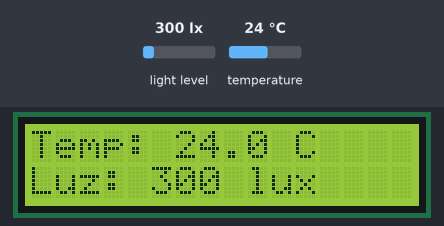
The program below on a simulated ESP32. Shown: 16×2 character LCD. The inputs (shaded band) are chosen by the test bench; at power-on: light level 300 lx, temperature 24 °C. WiFi joins after 1.5 s; servers stay silent unless stated; no MQTT or app messages arrive unless stated; what the program prints to the serial monitor is not drawn.

Above: at 10.9 s.
11.0 s: light level set to 40 lx
At 15.7 s:
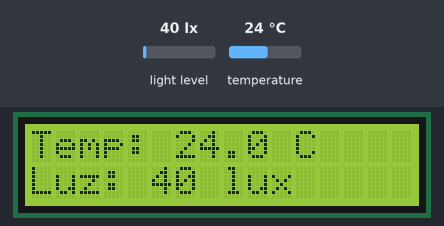
16.8 s: temperature set to 4 °C
At 20.7 s:
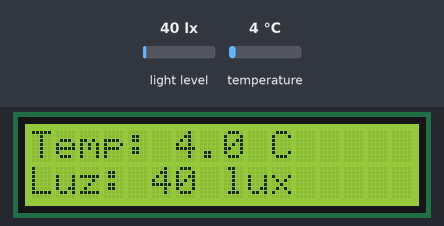
22.1 s: light level set to 1000 lx
At 25.8 s:
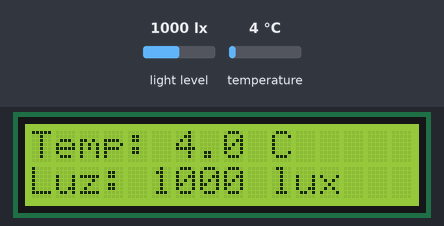
27.4 s: temperature set to 12 °C
At 30.8 s:
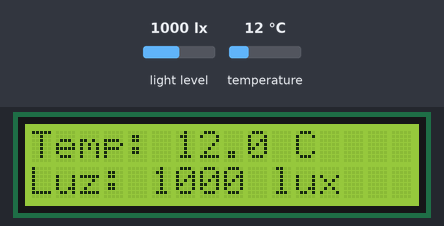
32.7 s: light level set to 500 lx
At 35.8 s:
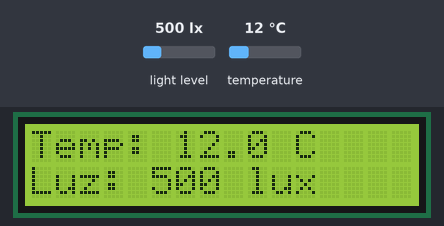
38.0 s: temperature set to 19 °C
At 40.8 s:
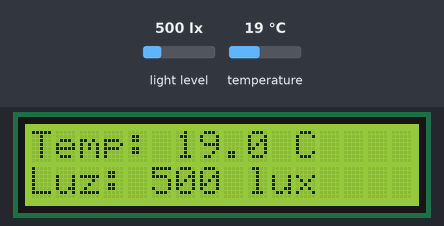
Timing chart, 0 to 42.3 s (numbered marks = the images above; inputs shaded):
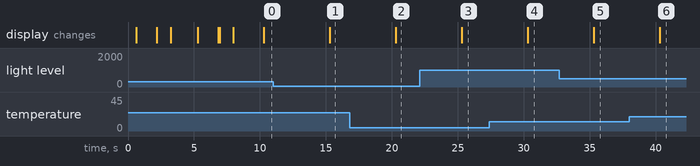

Measured:
- after the input at 11.0 s, the display: changes after 4.3 s (image 1)
- after the input at 16.8 s, the display: changes after 3.5 s (image 2)
- after the input at 22.1 s, the display: changes after 3.2 s (image 3)
- after the input at 27.4 s, the display: changes after 2.9 s (image 4)
- after the input at 32.7 s, the display: changes after 2.6 s (image 5)
- after the input at 38.0 s, the display: changes after 2.3 s (image 6)

The program:

main.cpp
```cpp
// ============================================================
//  MONITOR DE MICROALGAS — DS18B20 + BH1750 + LCD16x2 + MQTT
//  Plataforma : ESP32 / PlatformIO
//  Red        : WPA2-Enterprise (PEAP) — wTEC
// ============================================================

#include <Arduino.h>
#include <WiFi.h>
#include "esp_wpa2.h"
#include <PubSubClient.h>
#include <OneWire.h>
#include <DallasTemperature.h>
#include <Wire.h>
#include <BH1750.h>
#include <LiquidCrystal_I2C.h>

// ============================================================
//  CONFIGURACIÓN
// ============================================================

// ── WiFi WPA2-Enterprise ─────────────────────────────────────
const char* WIFI_SSID     = "wTEC";
const char* EAP_IDENTITY  = "usuario_tec";
const char* EAP_PASSWORD  = "password_tec";

// ── Broker MQTT ───────────────────────────────────────────────
const char* MQTT_BROKER    = "broker.hivemq.com";
const int   MQTT_PORT      = 1883;
const char* MQTT_CLIENT_ID = "microalgas_esp32_001";

// ── Topics MQTT ─────────────────────────────────────────────── //Temporalmente públicos
const char* TOPIC_TEMPERATURA = "microalgas/001/cib/tec/temperatura";
const char* TOPIC_LUZ         = "microalgas/001/cib/tec/luz";
const char* TOPIC_ESTADO      = "microalgas/001/cib/tec/estado";

// ── Pines ─────────────────────────────────────────────────────
#define PIN_DS18B20  4
#define PIN_SDA      21
#define PIN_SCL      22

// ── Intervalos y timeouts ─────────────────────────────────────
const unsigned long INTERVALO_MS     = 5000;
const unsigned long MQTT_RETRY_MS    = 3000;
const int           WIFI_TIMEOUT_SEG = 30;
const int           MQTT_MAX_FALLOS  = 5;

// ============================================================
//  OBJETOS GLOBALES
// ============================================================
WiFiClient        wifiClient;
PubSubClient      mqtt(wifiClient);
OneWire           oneWire(PIN_DS18B20);
DallasTemperature ds18b20(&oneWire);
BH1750            bh1750;
LiquidCrystal_I2C lcd(0x27, 16, 2);

unsigned long ultimaPublicacion  = 0;
unsigned long ultimoReconectMQTT = 0;
int           fallosMQTT         = 0;

// ============================================================
//  LCD — helpers
// ============================================================
void lcdLinea(uint8_t fila, const char* texto) {
  lcd.setCursor(0, fila);
  lcd.print("                ");
  lcd.setCursor(0, fila);
  lcd.print(texto);
}

void lcdError(const char* detalle) {
  lcdLinea(0, "! ERROR");
  lcdLinea(1, detalle);
}

// ============================================================
//  WIFI — WPA2-Enterprise PEAP
// ============================================================
void conectarWiFi() {
  Serial.println("\n[WiFi] Conectando a wTEC (PEAP)...");
  lcdLinea(0, "Conectando WiFi");
  lcdLinea(1, "wTEC PEAP...");

  WiFi.disconnect(true);
  WiFi.mode(WIFI_STA);

  esp_wifi_sta_wpa2_ent_set_identity(
    (uint8_t*)EAP_IDENTITY, strlen(EAP_IDENTITY));
  esp_wifi_sta_wpa2_ent_set_username(
    (uint8_t*)EAP_IDENTITY, strlen(EAP_IDENTITY));
  esp_wifi_sta_wpa2_ent_set_password(
    (uint8_t*)EAP_PASSWORD, strlen(EAP_PASSWORD));

  esp_wifi_sta_wpa2_ent_enable();
  WiFi.begin(WIFI_SSID);

  int intentos = 0;
  while (WiFi.status() != WL_CONNECTED && intentos < WIFI_TIMEOUT_SEG) {
    delay(1000);
    Serial.print(".");
    intentos++;
  }

  if (WiFi.status() == WL_CONNECTED) {
    Serial.printf("\n[WiFi] ✓ IP: %s\n", WiFi.localIP().toString().c_str());
    Serial.printf("[WiFi] RSSI: %d dBm\n", WiFi.RSSI());
    lcdLinea(0, "WiFi OK");
    lcdLinea(1, WiFi.localIP().toString().c_str());
    delay(1500);
  } else {
    Serial.println("\n[WiFi] ✗ Sin conexion. Reiniciando...");
    Serial.println("[WiFi] Verificar: credenciales o registro MAC en TI");
    lcdError("Sin WiFi wTEC");
    delay(2000);
    ESP.restart();
  }
}

// ============================================================
//  MQTT
// ============================================================
bool conectarMQTT() {
  Serial.printf("[MQTT] Conectando a %s... ", MQTT_BROKER);
  lcdLinea(0, "Conectando MQTT");
  lcdLinea(1, MQTT_BROKER);

  bool ok = mqtt.connect(
    MQTT_CLIENT_ID,
    nullptr, nullptr,
    TOPIC_ESTADO, 1, true, "offline"
  );

  if (ok) {
    mqtt.publish(TOPIC_ESTADO, "online", true);
    Serial.println("✓");
    lcdLinea(0, "MQTT OK");
    lcdLinea(1, "");
    delay(1000);
    fallosMQTT = 0;
  } else {
    Serial.printf("✗ (codigo: %d)\n", mqtt.state());
    char buf[16];
    snprintf(buf, sizeof(buf), "Fallo cod:%d", mqtt.state());
    lcdError(buf);
  }
  return ok;
}

void verificarConexiones() {
  if (WiFi.status() != WL_CONNECTED) {
    Serial.println("[WiFi] Conexion perdida. Reconectando...");
    lcdError("WiFi perdido");
    conectarWiFi();
  }

  if (!mqtt.connected()) {
    unsigned long ahora = millis();
    if (ahora - ultimoReconectMQTT >= MQTT_RETRY_MS) {
      ultimoReconectMQTT = ahora;

      if (conectarMQTT()) {
        fallosMQTT = 0;
      } else {
        fallosMQTT++;
        Serial.printf("[MQTT] Fallo %d/%d\n", fallosMQTT, MQTT_MAX_FALLOS);
        char buf[16];
        snprintf(buf, sizeof(buf), "MQTT %d/%d", fallosMQTT, MQTT_MAX_FALLOS);
        lcdError(buf);
        if (fallosMQTT >= MQTT_MAX_FALLOS) {
          Serial.println("[MQTT] Reiniciando ESP32...");
          lcdError("Reiniciando...");
          delay(1500);
          ESP.restart();
        }
      }
    }
  }
}

// ============================================================
//  SENSORES
// ============================================================
float leerTemperatura() {
  ds18b20.requestTemperatures();
  float t = ds18b20.getTempCByIndex(0);
  if (t == DEVICE_DISCONNECTED_C) {
    Serial.println("[DS18B20] ✗ Sensor desconectado");
    return NAN;
  }
  return t;
}

float leerLuz() {
  float lux = bh1750.readLightLevel();
  if (lux < 0) {
    Serial.println("[BH1750] ✗ Error de lectura");
    return NAN;
  }
  return lux;
}

// ============================================================
//  LCD — pantalla principal
// ============================================================
void mostrarMediciones(float temp, float luz) {
  if (isnan(temp)) {
    lcdLinea(0, "Temp: ERROR");
  } else {
    char buf[16];
    snprintf(buf, sizeof(buf), "Temp: %.1f C", temp);
    lcdLinea(0, buf);
  }

  if (isnan(luz)) {
    lcdLinea(1, "Luz: ERROR");
  } else {
    char buf[16];
    if (luz >= 10000)
      snprintf(buf, sizeof(buf), "Luz:%.1f klux", luz / 1000.0);
    else
      snprintf(buf, sizeof(buf), "Luz: %.0f lux", luz);
    lcdLinea(1, buf);
  }
}

// ============================================================
//  PUBLICACIÓN MQTT
// ============================================================
void publicarDatos(float temperatura, float luz) {
  char payload[16];

  if (!isnan(temperatura)) {
    dtostrf(temperatura, 5, 2, payload);
    mqtt.publish(TOPIC_TEMPERATURA, payload);
    Serial.printf("[MQTT] Temperatura: %s C\n", payload);
  } else {
    mqtt.publish(TOPIC_TEMPERATURA, "error");
  }

  if (!isnan(luz)) {
    dtostrf(luz, 7, 2, payload);
    mqtt.publish(TOPIC_LUZ, payload);
    Serial.printf("[MQTT] Luz: %s lux\n", payload);
  } else {
    mqtt.publish(TOPIC_LUZ, "error");
  }
}

// ============================================================
//  SETUP
// ============================================================
void setup() {
  Serial.begin(115200);
  delay(500);

  Wire.begin(PIN_SDA, PIN_SCL);
  lcd.init();
  lcd.backlight();
  lcdLinea(0, "Iniciando...");
  lcdLinea(1, "Monitor Algas");
  delay(1500);

  if (bh1750.begin(BH1750::CONTINUOUS_HIGH_RES_MODE)) {
    Serial.println("[BH1750]  ✓ Listo");
    lcdLinea(1, "BH1750 OK");
  } else {
    Serial.println("[BH1750]  ✗ Error");
    lcdError("BH1750 fallo");
    delay(2000);
  }

  ds18b20.begin();
  int sensores = ds18b20.getDeviceCount();
  Serial.printf("[DS18B20] ✓ %d sensor(es)\n", sensores);
  if (sensores == 0) {
    lcdError("DS18B20 fallo");
    delay(2000);
  } else {
    lcdLinea(1, "DS18B20 OK");
    delay(1000);
  }

  mqtt.setServer(MQTT_BROKER, MQTT_PORT);
  mqtt.setKeepAlive(60);
  conectarWiFi();
  conectarMQTT();

  Serial.println("=== Sistema listo ===\n");
  lcdLinea(0, "Sistema listo");
  lcdLinea(1, "");
  delay(1500);
}

// ============================================================
//  LOOP
// ============================================================
void loop() {
  verificarConexiones();
  mqtt.loop();

  unsigned long ahora = millis();
  if (ahora - ultimaPublicacion >= INTERVALO_MS) {
    ultimaPublicacion = ahora;

    float temperatura = leerTemperatura();
    float luz         = leerLuz();

    mostrarMediciones(temperatura, luz);
    publicarDatos(temperatura, luz);
  }
}
```
